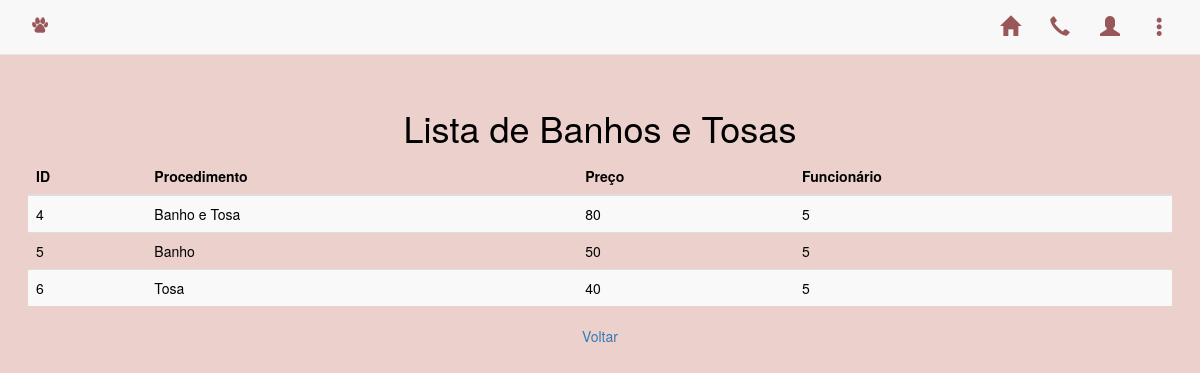
/banho_tosa.php, run on the app's committed database.
### tables this page shows
CREATE TABLE `banho_tosa` (
  `ID_banho_tosa` int(11) NOT NULL,
  `procedimento` varchar(20) NOT NULL,
  `preco` float NOT NULL,
  `funcionario` int(11) NOT NULL
);

### banho_tosa.php (the view, shortened to what this page needs)
<!DOCTYPE html>
<html lang="pt-br">
<head>
  <link href="estilo.css" rel="stylesheet" />
  <link rel="stylesheet" href="https://maxcdn.bootstrapcdn.com/bootstrap/3.4.1/css/bootstrap.min.css">
</head>
<body>
  <nav class="navbar navbar-default navbar-fixed-top">
    <div class="container">
      <div class="navbar-header">
        <img class="navbar-brand" href="#" src="icone.png" />
      </div>
      <div class="collapse navbar-collapse" id="myNavbar">
        <ul class="nav navbar-nav navbar-right">
          <li class="link"><a href="index.html" target="_self" title="Voltar para a página inicial" class="glyphicon glyphicon-home"></a></li>
          <li class="link"><a href="contatos.php" target="_self" title="Entre em contato conosco!" class="glyphicon glyphicon-earphone"></a></li>
          <li class="dropdown"><a class="dropdown-toggle" data-toggle="dropdown" href="#"><span class="glyphicon glyphicon-user" title="Login"></span></a>
          </li>
          <li class="dropdown"><a class="dropdown-toggle" data-toggle="dropdown" href="#"><span class="glyphicon glyphicon-option-vertical" title="Menu"></span></a>
          </li>
        </ul>
      </div>
    </div>
  </nav>
  <br><br><br>
<body>
<?php
	$operacao = $_POST['operacao'];
	$conexao = mysqli_connect('localhost','root','','gerenciador_animais');
  	if($operacao=='incluir'){
  		if((!empty($_POST['procedimento'])) && (!empty($_POST['preco'])) && (!empty($_POST['funcionario']))){
    		$procedimento = $_POST['procedimento'];
    		$preco = $_POST['preco'];
        	$funcionario = $_POST['funcionario'];
    		$sql = "INSERT INTO BANHO_TOSA VALUES('','$procedimento','$preco','$funcionario');";
    		if(mysqli_query($conexao,$sql)){
  	  		echo '<p class="text-center">Cadastrado!</p>';
      		echo '<p class="text-center"><a href="banhos_tosas.php">Voltar</a></p>';
    		}
    		else{
      			echo '<p>Erro ao cadastrar no Banco de Dados.</p>';
      			echo '<p><a href="banhos_tosas.php">Voltar</a></p>';
    		}
  		}
  		else{
    		echo '<p class="text-center">Cadastro não efetuado.<br/>Favor preencher todos os campos.</p>';
    		echo '<p class="text-center"><a href="banhos_tosas.php">Voltar</a></p>';
 		}
	}
	else{
		$sql = "SELECT * FROM BANHO_TOSA";
		$selecao = mysqli_query($conexao, $sql);
		$quantidadeSelecionada = mysqli_num_rows($selecao);
		echo '<h1 class="text-center">Lista de Banhos e Tosas</h1>';
		echo '<table class="table table-striped">';
        echo "<thead><tr><th>ID</th><th>Procedimento</th><th>Preço</th><th>Funcionário</th>";
        echo '<tbody>';
    for($i=0; $i<$quantidadeSelecionada; $i++){
			$vetor = mysqli_fetch_row($selecao);
			echo "\n<tr><td>".$vetor[0]."</td>";
      echo "<td>".$vetor[1]."</td>";
      echo "<td>".$vetor[2]."</td>";
			echo "<td>".$vetor[3]."</td>";
		}
    echo '</tbody></table>';
		echo '<p class="text-center"><a href="banhos_tosas.php">Voltar</a></p>';
	}
?>
</body>
<html>

### estilo.css (style rules this page uses)
.glyphicon, .preto { color:#99575A !important; font-size: 20px; }

### banho_tosa.php (style rules this page uses)
body { background-color: #EBD0CC; color: #000; margin:2em; }

### data on the page
banho_tosa: ID_banho_tosa "4", procedimento "Banho e Tosa", preco "80", funcionario "5"
banho_tosa: ID_banho_tosa "5", procedimento "Banho", preco "50", funcionario "5"
banho_tosa: ID_banho_tosa "6", procedimento "Tosa", preco "40", funcionario "5"
